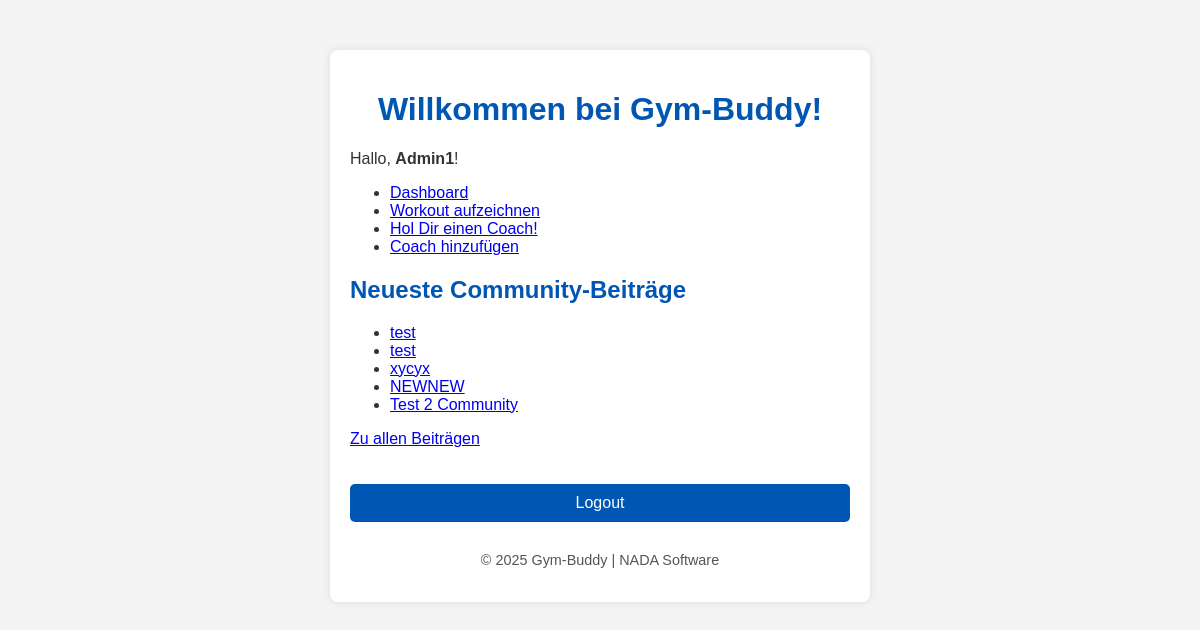
Page / (signed in) on the committed database.
### gymbuddy/models.py (models this page shows, shortened)
class Article(models.Model):
    title = models.CharField(
        max_length=_TITLE_MAX_LENGTH,
        validators=[
            MinLengthValidator(
                _TITLE_MIN_LENGTH,
                message=f"Titel ist zu kurz (min. {_TITLE_MIN_LENGTH} Zeichen).",
            ),
        ],
    )
    content = models.TextField(
        validators=[
            MinLengthValidator(
                _CONTENT_MIN_LENGTH,
                message=f"Inhalt ist zu kurz (min. {_CONTENT_MIN_LENGTH} Zeichen).",
            ),
            MaxLengthValidator(
                _CONTENT_MAX_LENGTH,
                message=f"Inhalt ist zu lang (max. {_CONTENT_MAX_LENGTH} Zeichen).",
            ),
        ]
    )
    created_at = models.DateTimeField(auto_now_add=True)

### gymbuddy/views.py (the view)
# urls.py: path("", views.homepage, name="homepage"),
def homepage(request):
    articles = Article.objects.all().order_by('-id')[:5]
    is_admin = request.user.is_authenticated and request.user.groups.filter(name="Admin").exists()
    return render(request, "homepage.html", {"articles": articles, "is_admin": is_admin})

### gymbuddy/templates/homepage.html (shortened to what this page needs)
{% load static %}
<!DOCTYPE html>
<html lang="de">
<head>
    <link rel="stylesheet" href="{% static 'style.css' %}">
</head>
<body>
    <div class="container">
        <header class="text-center">
            <h1>Willkommen bei Gym-Buddy!</h1>
        </header>
        {% if user.is_authenticated %}
            <p class="text-center">Hallo, <strong>{{ user.username }}</strong>!</p>
            <nav>
                <ul class="nav-list">
                    <li><a href="{% url 'dashboard' %}">Dashboard</a></li>
                    <li><a href="{% url 'workout_create' %}">Workout aufzeichnen</a></li>
                    <li><a href="{% url 'all_coach' %}">Hol Dir einen Coach!</a></li>
                    {% if is_admin %}
                        <li><a href="{% url 'coach_create' %}">Coach hinzufügen</a></li>
                    {% endif %}
                </ul>
            </nav>
            <section>
                <h2>Neueste Community-Beiträge</h2>
                <ul class="article-list">
                    {% for article in articles %}
                        <li>
                            <a href="{% url 'article_detail' article.pk %}">{{ article.title }}</a>
                        </li>
                    {% empty %}
                        <p>Keine Artikel verfügbar.</p>
                    {% endfor %}
                </ul>
                <p class="text-center mt-2"><a href="{% url 'all_community' %}">Zu allen Beiträgen</a></p>
            </section>
            <form method="post" action="{% url 'logout' %}" class="logout-form">
                <button type="submit" class="logout-button">Logout</button>
            </form>
        {% else %}
            <p class="text-center">
                Welcome! Bitte <a href="{% url 'login' %}">logge dich ein</a> oder
                <a href="{% url 'register' %}">registriere dich</a>, um alle Funktionen zu nutzen.
            </p>
        {% endif %}
        <footer>
            <p>&copy; 2025 Gym-Buddy | NADA Software</p>
        </footer>
    </div>
</body>
</html>

### static/style.css (style rules this page uses)
body { font-family: 'Arial', sans-serif; margin: 0; padding: 0; background-color: #f4f4f4; color: #333; }
.container { width: 80%; max-width: 500px; margin: 50px auto; padding: 20px; background-color: #fff; box-shadow: 0 0 10px rgba(0, 0, 0, 0.1); border-radius: 8px; }
h1 { text-align: center; color: #0056b3; }
h2 { color: #0056b3; margin-top: 20px; }
form { display: flex; flex-direction: column; align-items: center; }
button { background-color: #0056b3; color: #ffffff; border: none; padding: 10px 20px; cursor: pointer; font-size: 1em; border-radius: 5px; margin-top: 20px; width: 100%; }
footer { margin-top: 30px; text-align: center; font-size: 0.9em; color: #555; }

### rows in the picture
Article: title "test"
Article: title "test"
Article: title "xycyx"
Article: title "NEWNEW"
Article: title "Test 2 Community"

### other values in the picture
{{ user.username }} "Admin1"
